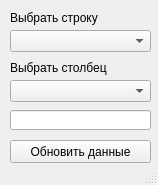
<?xml version="1.0" encoding="UTF-8"?>
<ui version="4.0">
 <class>MainWindow</class>
 <widget class="QMainWindow" name="MainWindow">
  <property name="geometry">
   <rect>
    <x>0</x>
    <y>0</y>
    <width>158</width>
    <height>185</height>
   </rect>
  </property>
  <property name="minimumSize">
   <size>
    <width>158</width>
    <height>185</height>
   </size>
  </property>
  <property name="maximumSize">
   <size>
    <width>158</width>
    <height>185</height>
   </size>
  </property>
  <property name="windowTitle">
   <string>MainWindow</string>
  </property>
  <widget class="QWidget" name="centralwidget">
   <widget class="QComboBox" name="comboBox">
    <property name="geometry">
     <rect>
      <x>10</x>
      <y>30</y>
      <width>141</width>
      <height>22</height>
     </rect>
    </property>
   </widget>
   <widget class="QLineEdit" name="lineEdit">
    <property name="geometry">
     <rect>
      <x>10</x>
      <y>110</y>
      <width>141</width>
      <height>20</height>
     </rect>
    </property>
   </widget>
   <widget class="QLabel" name="label">
    <property name="geometry">
     <rect>
      <x>10</x>
      <y>10</y>
      <width>141</width>
      <height>16</height>
     </rect>
    </property>
    <property name="text">
     <string>Выбрать строку</string>
    </property>
   </widget>
   <widget class="QComboBox" name="comboBox_2">
    <property name="geometry">
     <rect>
      <x>10</x>
      <y>80</y>
      <width>141</width>
      <height>22</height>
     </rect>
    </property>
   </widget>
   <widget class="QLabel" name="label_2">
    <property name="geometry">
     <rect>
      <x>10</x>
      <y>60</y>
      <width>141</width>
      <height>16</height>
     </rect>
    </property>
    <property name="text">
     <string>Выбрать столбец</string>
    </property>
   </widget>
   <widget class="QPushButton" name="pushButton">
    <property name="geometry">
     <rect>
      <x>10</x>
      <y>140</y>
      <width>141</width>
      <height>23</height>
     </rect>
    </property>
    <property name="text">
     <string>Обновить данные</string>
    </property>
   </widget>
  </widget>
  <widget class="QStatusBar" name="statusbar"/>
 </widget>
 <resources/>
 <connections/>
</ui>
